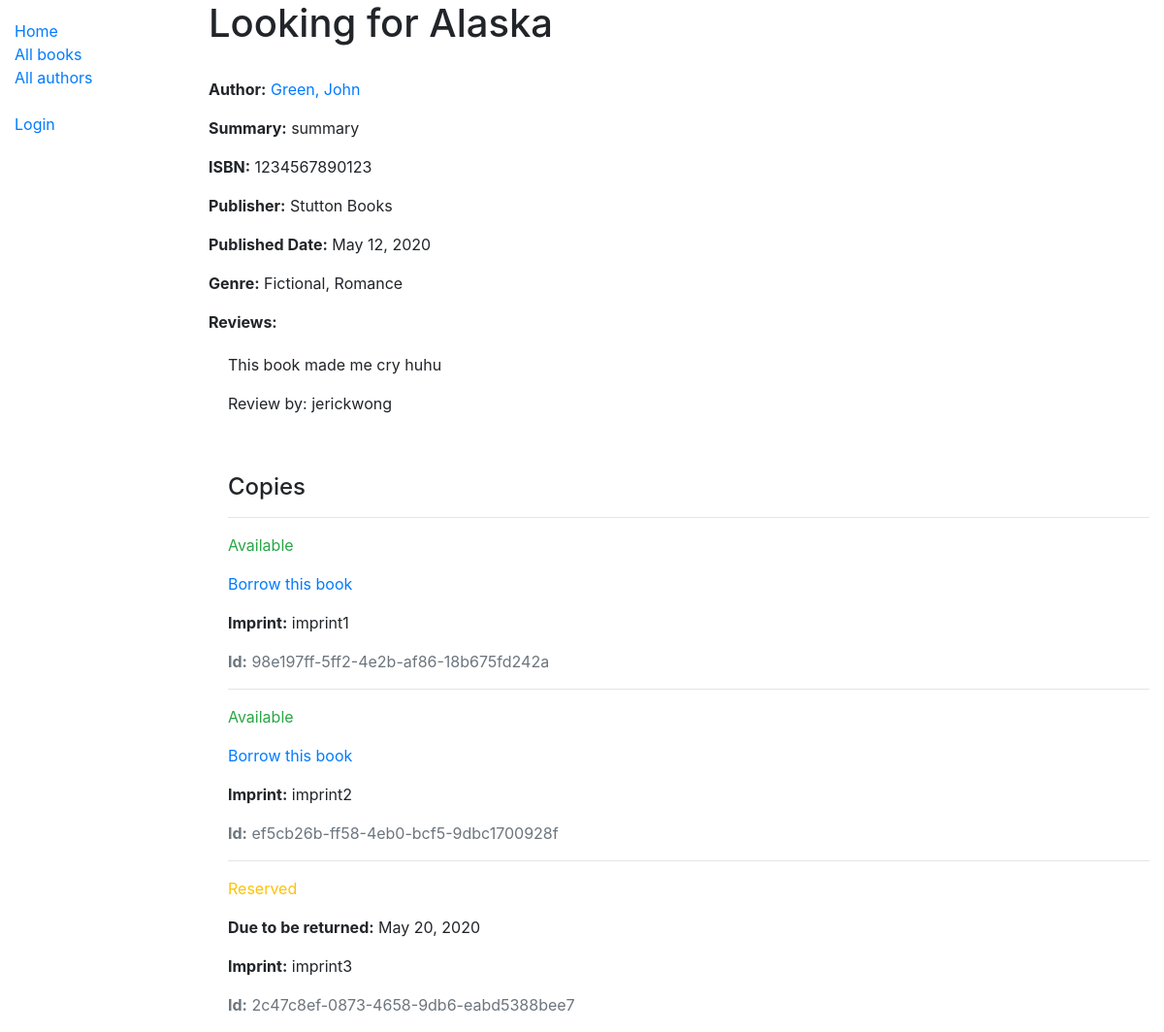
/catalog/book/2, run on the app's committed database.
### catalog/models.py (models this page shows, shortened)
class Book(models.Model):
    title = models.CharField(max_length=200)
    author = models.ForeignKey('Author', on_delete=models.SET_NULL, null=True)
    publisher = models.ForeignKey('Publisher', on_delete=models.SET_NULL, null=True)
    date_published = models.DateField('Date Published', null=True, blank=True)
    summary = models.TextField(max_length=1000, help_text='Enter a brief description of the book')
    isbn = models.CharField('ISBN', max_length=13, help_text='13 Character <a href="https://www.isbn-international.org/content/what-isbn">ISBN number</a>')
    genre = models.ManyToManyField(Genre, help_text='Select a genre for this book')
    reviews = models.ManyToManyField(Review, help_text='Leave a review for this book')
    def display_genre(self):
        """Create a string for the Genre. This is required to display genre in Admin."""
        return ', '.join(genre.name for genre in self.genre.all()[:3])
    def display_review(self):
        """Create a string for the Genre. This is required to display genre in Admin."""
        return ', '.join(reviews.review + ' - ' + reviews.reviewer.username for reviews in self.reviews.all()[:3])
    display_review.short_description = 'Reviews'
    display_genre.short_description = 'Genre'

class Author(models.Model):
    first_name = models.CharField(max_length=100)
    last_name = models.CharField(max_length=100)
    date_of_birth = models.DateField(null=True, blank=True)
    date_of_death = models.DateField('Died', null=True, blank=True)
    class Meta:
        ordering = ['last_name', 'first_name']
    def __str__(self):
        return f'{self.last_name}, {self.first_name}'

class Publisher(models.Model):
    name = models.CharField(max_length=200, help_text='Enter name of Publisher')
    def __str__(self):
        return f'{self.name}'

class Genre(models.Model):
    name = models.CharField(max_length=200, help_text='Enter a book genre (e.g. Science Fiction)')
    def __str__(self):
        return self.name

class Review(models.Model):
    review = models.CharField(max_length=1000, help_text='Enter your review')
    reviewer = models.ForeignKey(User, on_delete=models.CASCADE)

class BookInstance(models.Model):
    id = models.UUIDField(primary_key=True, default=uuid.uuid4, help_text='Unique ID for this particular book across whole library')
    book = models.ForeignKey('Book', on_delete=models.SET_NULL, null=True)
    imprint = models.CharField(max_length=200)
    due_back = models.DateField(null=True, blank=True)
    borrower = models.ForeignKey(User, on_delete=models.SET_NULL, null=True, blank=True)
    LOAN_STATUS = (
        ('a', 'Available'),
        ('r', 'Reserved'),
    )
    status = models.CharField(
        max_length=1,
        choices=LOAN_STATUS,
        blank=True,
        default='a',
        help_text='Book availability',
    )
    class Meta:
        ordering = ['due_back']
        permissions = (("can_mark_returned", "Set book as returned"),)

### catalog/views.py (the view)
# urls.py: path('book/<int:pk>', views.BookDetailView.as_view(), name='book-detail'),
class BookDetailView(generic.DetailView):
    model = Book

### catalog/templates/catalog/book_detail.html (shortened to what this page needs)
{% extends "base_generic.html" %}
{% block content %}
  <h1>{{ book.title }}</h1>
  <br>
  {% if not user.is_authenticated or perms.catalog.view_bookinstance %}
  <p><strong>Author:</strong> <a href="">{{ book.author }}</a></p>
  <p><strong>Summary:</strong> {{ book.summary }}</p>
  <p><strong>ISBN:</strong> {{ book.isbn }}</p>
  <p><strong>Publisher:</strong> {{ book.publisher }}</p>
  <p><strong>Published Date:</strong> {{ book.date_published }}</p>
  <p><strong>Genre:</strong> {{ book.genre.all|join:", " }}</p>
  <p><strong>Reviews: </strong></p>
  <div style="margin-left:20px;margin-top:20px">
    {% for b in book.reviews.all %}
      <p> {{ b.review }}</p>
      <p>Review by: {{ b.reviewer }}</p>
      <br>
    {% endfor %}
  </div>
  <div style="margin-left:20px;margin-top:20px">
    <h4>Copies</h4>
    {% for copy in book.bookinstance_set.all %}
      <hr>
      <p class="{% if copy.status == 'a' %}text-success{% elif copy.status == 'm' %}text-danger{% else %}text-warning{% endif %}">
        {{ copy.get_status_display }}
      </p>
      {% if copy.status != 'a' %}
        <p><strong>Due to be returned:</strong> {{ copy.due_back }}</p>
      {% else %}
        <p><a href="{% url 'borrow' copy.id %}">Borrow this book</a></p>
      {% endif %}
      <p><strong>Imprint:</strong> {{ copy.imprint }}</p>
      <p class="text-muted"><strong>Id:</strong> {{ copy.id }}</p>
    {% endfor %}
  </div>
  {% else %}
    <p>You don't have access to view this page.</p>
  {% endif %}
{% endblock %}

### data on the page
Book: title "Looking for Alaska", author "Green, John", summary "summary", isbn "1234567890123", publisher "Stutton Books", date_published "May 12, 2020", genre.all "Fictional, Romance"
Review: review "This book made me cry huhu", reviewer "jerickwong"
BookInstance: status "Available", shows "Borrow this book", imprint "imprint1", id "98e197ff-5ff2-4e2b-af86-18b675fd242a"
BookInstance: status "Available", shows "Borrow this book", imprint "imprint2", id "ef5cb26b-ff58-4eb0-bcf5-9dbc1700928f"
BookInstance: status "Reserved", due_back "May 20, 2020", imprint "imprint3", id "2c47c8ef-0873-4658-9db6-eabd5388bee7"
